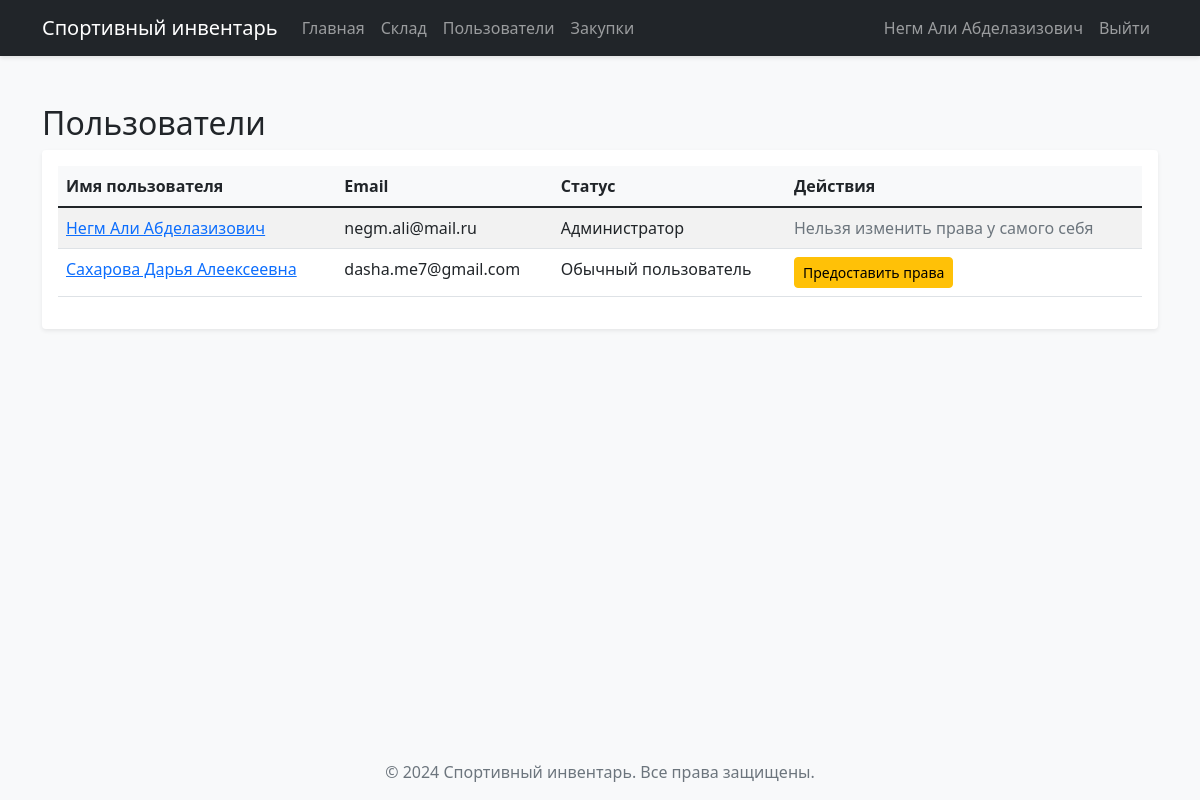
The page /users (signed in) on the database as committed earlier.
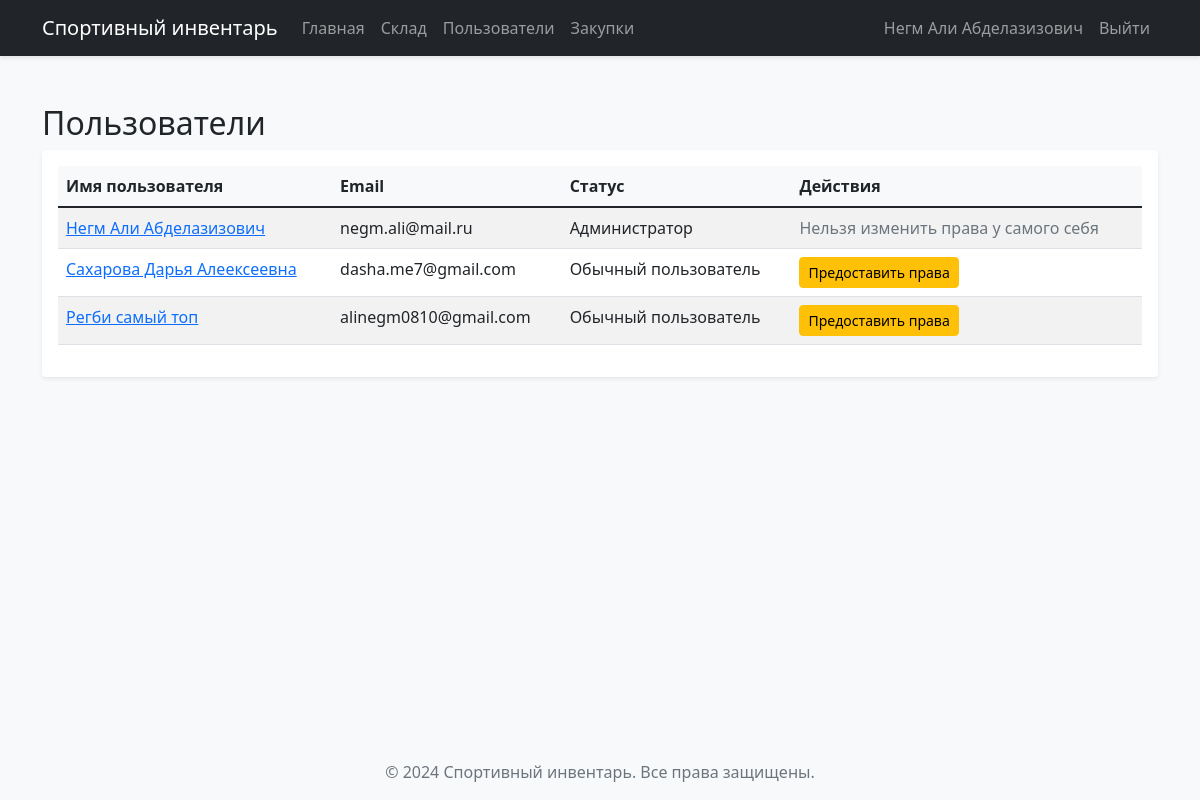
The same page on the database as committed later.
### models.py (models this page shows)
class User(db.Model, UserMixin):
    __tablename__ = 'users'
    id = db.Column(db.Integer(), primary_key=True, unique=True, nullable=False)
    username = db.Column(db.String(64), nullable=False, unique=True)
    email = db.Column(db.String(128), nullable=False, unique=True)
    password = db.Column(db.String(64), nullable=False)
    admin = db.Column(db.Boolean, default=False)
    profile_picture = db.Column(db.String(128), nullable=True)

### app.py (the view)
@app.route("/users")
@login_required
def users():
    if not current_user.admin:
        flash("Доступ запрещен")
        return redirect(url_for('get_data'))
    users_list = User.query.all()
    return render_template("users.html", users=users_list)

### app.py (called while the page is built)
@login_manager.user_loader
def load_user(user_id):
    return User.query.get(int(user_id))

### templates/users.html (shortened to what this page needs)
{% extends "base.html" %}
{% block content %}
<div class="container mt-4">
    <h2>Пользователи</h2>
    <div class="card">
        <div class="card-body">
            <div class="table-responsive">
                <table class="table table-striped table-hover">
                    <thead class="thead-dark">
                        <tr>
                            <th>Имя пользователя</th>
                            <th>Email</th>
                            <th>Статус</th>
                            <th>Действия</th>
                        </tr>
                    </thead>
                    <tbody>
                        {% for user in users %}
                        <tr>
                            <td><a href="{{ url_for('user_profile', user_id=user.id) }}">{{ user.username }}</a></td>
                            <td>{{ user.email }}</td>
                            <td>{{ 'Администратор' if user.admin else 'Обычный пользователь' }}</td>
                            <td>
                                {% if user.id != current_user.id %}
                                <button class="btn btn-sm btn-warning" onclick="toggleAdmin('{{ user.id }}')">
                                    {{ 'Снять права' if user.admin else 'Предоставить права' }}
                                </button>
                                {% else %}
                                <span class="text-muted">Нельзя изменить права у самого себя</span>
                                {% endif %}
                            </td>
                        </tr>
                        {% endfor %}
                    </tbody>
                </table>
            </div>
        </div>
    </div>
</div>
{% endblock %}

### templates/base.html (shortened to what this page needs)
<!DOCTYPE html>
<html lang="ru">
<head>
    <link href="https://cdn.jsdelivr.net/npm/bootstrap@5.1.3/dist/css/bootstrap.min.css" rel="stylesheet">
    <link rel="stylesheet" href="{{ url_for('static', filename='css/style.css') }}">
</head>
<body>
    <nav class="navbar navbar-expand-lg navbar-dark bg-dark">
        <div class="container">
            <a class="navbar-brand" href="{{ url_for('get_data') }}">Спортивный инвентарь</a>
            <div class="collapse navbar-collapse" id="navbarNav">
                <ul class="navbar-nav me-auto">
                    <li class="nav-item">
                        <a class="nav-link" href="{{ url_for('get_data') }}">Главная</a>
                    </li>
                    {% if current_user.is_authenticated and current_user.admin %}
                    <li class="nav-item">
                        <a class="nav-link" href="{{ url_for('storage') }}">Склад</a>
                    </li>
                    <li class="nav-item">
                        <a class="nav-link" href="{{ url_for('users') }}">Пользователи</a>
                    </li>
                    <li class="nav-item">
                        <a class="nav-link" href="{{ url_for('purchases') }}">Закупки</a>
                    </li>
                    {% endif %}
                </ul>
                <ul class="navbar-nav">
                    {% if current_user.is_authenticated %}
                    <li class="nav-item">
                        <a class="nav-link" href="{{ url_for('profile') }}">
                            {{ current_user.username }}
                        </a>
                    </li>
                    <li class="nav-item">
                        <a class="nav-link" href="{{ url_for('logout') }}">Выйти</a>
                    </li>
                    {% endif %}
                </ul>
            </div>
        </div>
    </nav>
    <main class="py-4">
        {% block content %}
        {% endblock %}
    </main>
    <footer class="footer mt-auto py-3 bg-light">
        <div class="container text-center">
            <span class="text-muted">© 2024 Спортивный инвентарь. Все права защищены.</span>
        </div>
    </footer>
</body>
</html>

Rows that differ between the two databases and show on the page:
added User: username "Регби самый топ", email "alinegm0810@gmail.com", admin "Обычный пользователь", admin "Предоставить права"
